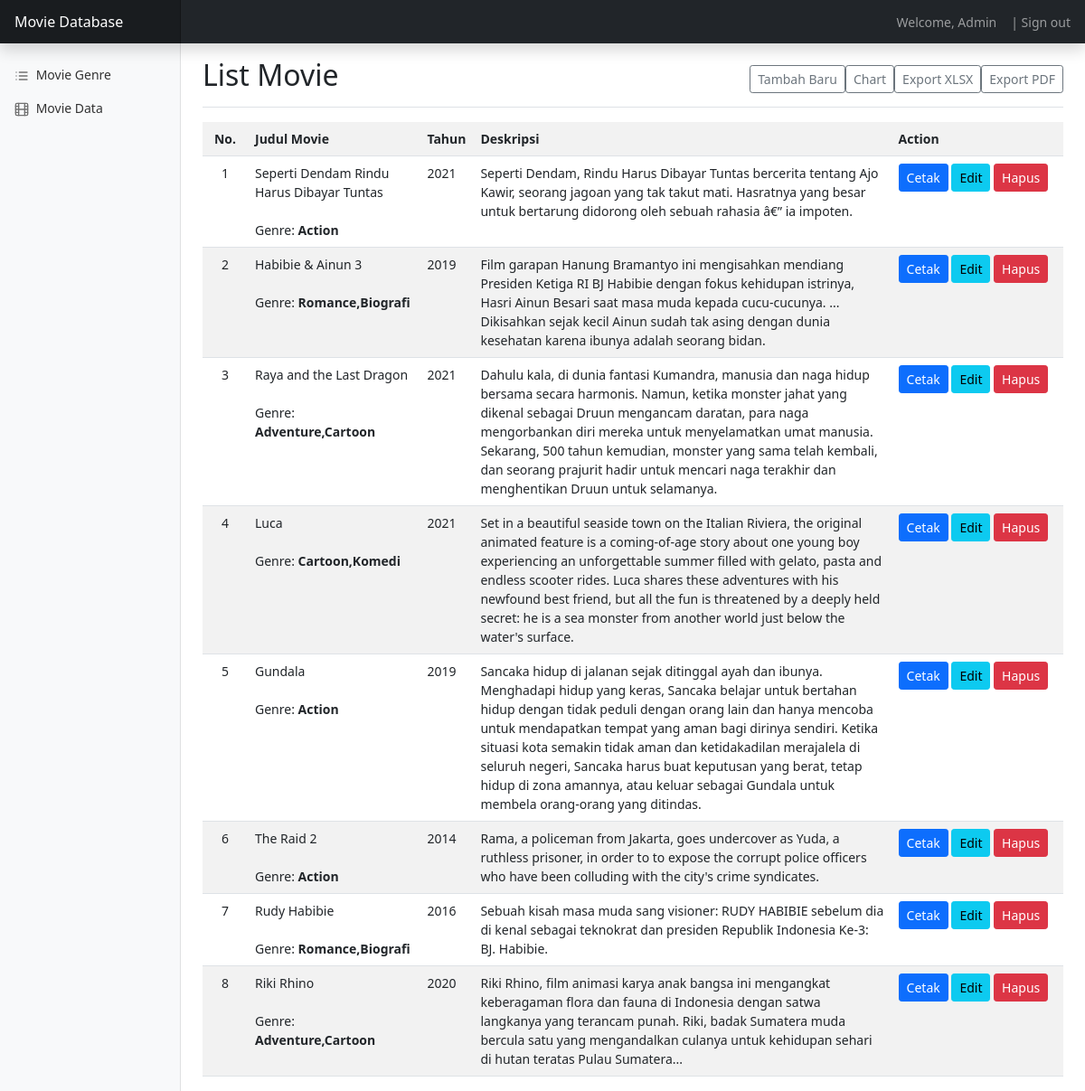
The page /?page=movie_list (signed in) on the database its author committed.
### tables this page shows
CREATE TABLE `modul` (
  `id_modul` int(11) NOT NULL,
  `nm_modul` varchar(255) DEFAULT NULL,
  `judul_modul` varchar(255) NOT NULL,
  `icon_modul` varchar(255) NOT NULL,
  `deleted_at` datetime DEFAULT NULL,
  `created_at` datetime DEFAULT NULL,
  `updated_at` datetime DEFAULT NULL
);

CREATE TABLE `movie` (
  `id_movie` int(10) NOT NULL,
  `judul_movie` varchar(255) DEFAULT NULL,
  `tahun` year(4) DEFAULT NULL,
  `deskripsi` text,
  `deleted_at` datetime DEFAULT NULL,
  `created_at` datetime DEFAULT NULL,
  `updated_at` datetime DEFAULT NULL
);

### pages/movie_list.php (the view, shortened to what this page needs)
<div class="d-flex justify-content-between flex-wrap flex-md-nowrap align-items-center pt-3 pb-2 mb-3 border-bottom">
    <h1 class="h2">List Movie</h1>
    <div class="btn-toolbar mb-2 mb-md-0">
        <a href="?page=movie_create" type="button" class="btn btn-sm btn-outline-secondary">Tambah Baru</a>
        <a href="?page=movie_chart" type="button" class="btn btn-sm btn-outline-secondary">Chart</a>
        <a href="?page=movie_excel" type="button" class="btn btn-sm btn-outline-secondary">Export XLSX</a>
        <a href="?page=movie_pdf" type="button" class="btn btn-sm btn-outline-secondary">Export PDF</a>
    </div>
</div>
<?php
    $sql = "SELECT m.*, GROUP_CONCAT(g.nama_genre) as genre
    FROM movie_genre as mg
    JOIN movie as m on m.id_movie=mg.id_movie
    JOIN genre as g ON g.id_genre=mg.id_genre
    WHERE mg.deleted_at IS NULL AND m.deleted_at IS NULL
    GROUP BY id_movie";
    $result = mysqli_query($koneksi,$sql);
    $is_boleh_edit = cek_akses($koneksi,2, $_SESSION['id_role'], "update");
    $is_boleh_hapus = cek_akses($koneksi,2, $_SESSION['id_role'], "delete");
?>
<table class="table table-striped">
    <tr>
        <th width="50px" class="text-center">No.</th>
        <th width="20%">Judul Movie</th>
        <th>Tahun</th>
        <th>Deskripsi</th>
        <th width="20%">Action</th>
    </tr>
    <?php
        $no = 0;
        while ($row = mysqli_fetch_assoc($result)) {
            $no++;
            $btn = array();
            $btn[]= "<a href='?page=movie_word&id_movie=".$row['id_movie']."' class='btn btn-sm btn-primary'>Cetak</a>";
            if($is_boleh_edit == true)
                $btn[]= "<a href='?page=movie_edit&id_movie=".$row['id_movie']."' class='btn btn-sm btn-info'>Edit</a>";
            if($is_boleh_hapus == true)
                $btn[]= "<a href='?page=movie_delete&id_movie=".$row['id_movie']."' class='btn btn-sm btn-danger'>Hapus</a>";
            echo "<tr>
                <td class='text-center'>".$no."</td>
                <td>".$row['judul_movie']."<br /><br />Genre: <strong>".$row['genre']."</strong></td>
                <td>".$row['tahun']."</td>
                <td>".$row['deskripsi']."</td>
                <td>
                    ".implode(" ",$btn)."
                </td>
            </tr>";
        }
    ?>
</table>

### index.php (shortened to what this page needs)
<!doctype html>
<html lang="en">
<head>
    <link href="assets/bootstrap/css/bootstrap.min.css" rel="stylesheet" >
    <link href="assets/css/dashboard.css" rel="stylesheet">
</head>
<body>
    <?php
        require_once "libraries/koneksi.php";
        if(isset($_SESSION['is_logged_in'])){
            $sql = "SELECT m.*
            FROM modul_role AS mr
            JOIN modul AS m ON m.id_modul=mr.id_modul
            WHERE mr.id_role=".$_SESSION['id_role']." AND mr.deleted_at IS NULL AND m.deleted_at IS NULL";
            $menu = mysqli_query($koneksi, $sql);
        };
    ?>
    <header class="navbar navbar-dark sticky-top bg-dark flex-md-nowrap p-0 shadow">
        <a class="navbar-brand col-md-3 col-lg-2 me-0 px-3" href="#">Movie Database</a>
        <div class="navbar-nav">
            <div class="nav-item text-nowrap">
            <?php if(isset($_SESSION['is_logged_in'])) { ?>
                <span class="navbar-text float-start ">
                    Welcome, <?php echo $_SESSION['nama']; ?>
                </span>
                <a class="nav-link px-3 float-end" href="?page=logout">|  Sign out</a>
            <?php } else { ?>
                <a class="nav-link px-3 float-end" href="?page=login">Login</a>
            <?php } ?>
            </div>
        </div>
    </header>
    <div class="container-fluid">
        <div class="row">
        <?php if(isset($_SESSION['is_logged_in'])) { ?>
            <nav id="sidebarMenu" class="col-md-3 col-lg-2 d-md-block bg-light sidebar collapse">
                <div class="position-sticky pt-3">
                    <ul class="nav flex-column">
                        <?php
                            while($row = mysqli_fetch_assoc($menu)):
                        ?>
                        <li class="nav-item">
                            <a class="nav-link" aria-current="page" href="?page=<?php echo $row['nm_modul'];?>">
                                <span data-feather="<?php echo $row['icon_modul'];?>"></span>
                                <?php echo $row['judul_modul'];?>
                            </a>
                        </li>
                        <?php
                            endwhile;
                        ?>
                    </ul>
                </div>
            </nav>
            <?php }?>
            <main class="col-md-9 ms-sm-auto col-lg-10 px-md-4">
                <?php
                    if(isset($_GET['page']) == false){
                        $halaman = "login";
                    }
                    else{
                        $halaman = $_GET['page'];
                    }
                    require_once "pages/".$halaman.".php";
                ?>
            </main>
        </div>
    </div>
</body>
</html>

### assets/css/dashboard.css (style rules this page uses)
body { font-size: .875rem; }
.feather { width: 16px; height: 16px; vertical-align: text-bottom; }
.sidebar { position: fixed; top: 0; bottom: 0; left: 0; z-index: 100; padding: 48px 0 0; box-shadow: inset -1px 0 0 rgba(0, 0, 0, .1); }
.sidebar .nav-link { font-weight: 500; color: #333; }
.sidebar .nav-link .feather { margin-right: 4px; color: #727272; }
.navbar-brand { padding-top: .75rem; padding-bottom: .75rem; font-size: 1rem; background-color: rgba(0, 0, 0, .25); box-shadow: inset -1px 0 0 rgba(0, 0, 0, .25); }

### rows shown on the page
modul: judul_modul "Movie Genre"
modul: judul_modul "Movie Data"
movie: judul_movie "Seperti Dendam Rindu Harus Dibayar Tuntas", genre "Action", tahun "2021", deskripsi "Seperti Dendam, Rindu Harus Dibayar Tuntas bercerita tentang Ajo Kawir, seorang jagoan yang tak takut mati. Hasratnya yang besar untuk bertarung didorong oleh sebuah rahasia â€” ia impoten."
movie: judul_movie "Habibie & Ainun 3", genre "Romance,Biografi", tahun "2019", deskripsi "Film garapan Hanung Bramantyo ini mengisahkan mendiang Presiden Ketiga RI BJ Habibie dengan fokus kehidupan istrinya, Hasri Ainun Besari saat masa muda kepada cucu-cucunya. ... Dikisahkan sejak kecil Ainun sudah tak asing dengan dunia kesehatan karena ibunya adalah seorang bidan."
movie: judul_movie "Raya and the Last Dragon", genre "Adventure,Cartoon", tahun "2021", deskripsi "Dahulu kala, di dunia fantasi Kumandra, manusia dan naga hidup bersama secara harmonis. Namun, ketika monster jahat yang dikenal sebagai Druun mengancam daratan, para naga mengorbankan diri mereka untuk menyelamatkan umat manusia. Sekarang, 500 tahun kemudian, monster yang sama telah kembali, dan seorang prajurit hadir untuk mencari naga terakhir dan menghentikan Druun untuk selamanya."
movie: judul_movie "Luca", genre "Cartoon,Komedi", tahun "2021", deskripsi "Set in a beautiful seaside town on the Italian Riviera, the original animated feature is a coming-of-age story about one young boy experiencing an unforgettable summer filled with gelato, pasta and endless scooter rides. Luca shares these adventures with his newfound best friend, but all the fun is threatened by a deeply held secret: he is a sea monster from another world just below the water's surface."
movie: judul_movie "Gundala", genre "Action", tahun "2019", deskripsi "Sancaka hidup di jalanan sejak ditinggal ayah dan ibunya. Menghadapi hidup yang keras, Sancaka belajar untuk bertahan hidup dengan tidak peduli dengan orang lain dan hanya mencoba untuk mendapatkan tempat yang aman bagi dirinya sendiri. Ketika situasi kota semakin tidak aman dan ketidakadilan merajalela di seluruh negeri, Sancaka harus buat keputusan yang berat, tetap hidup di zona amannya, atau keluar sebagai Gundala untuk membela orang-orang yang ditindas."
movie: judul_movie "The Raid 2", genre "Action", tahun "2014", deskripsi "Rama, a policeman from Jakarta, goes undercover as Yuda, a ruthless prisoner, in order to to expose the corrupt police officers who have been colluding with the city's crime syndicates."
movie: judul_movie "Rudy Habibie", genre "Romance,Biografi", tahun "2016", deskripsi "Sebuah kisah masa muda sang visioner: RUDY HABIBIE sebelum dia di kenal sebagai teknokrat dan presiden Republik Indonesia Ke-3: BJ. Habibie."
movie: judul_movie "Riki Rhino", genre "Adventure,Cartoon", tahun "2020", deskripsi "Riki Rhino, film animasi karya anak bangsa ini mengangkat keberagaman flora dan fauna di Indonesia dengan satwa langkanya yang terancam punah. Riki, badak Sumatera muda bercula satu yang mengandalkan culanya untuk kehidupan sehari di hutan teratas Pulau Sumatera..."

### other values the page prints
$_SESSION['nama'] "Admin"
